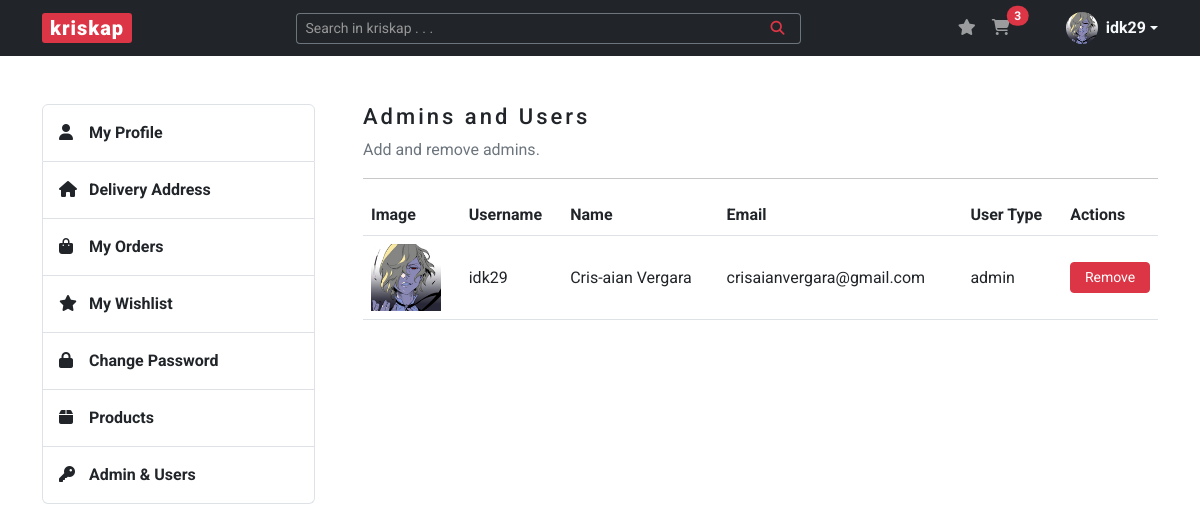
Page /admin (signed in) on the earlier database version.
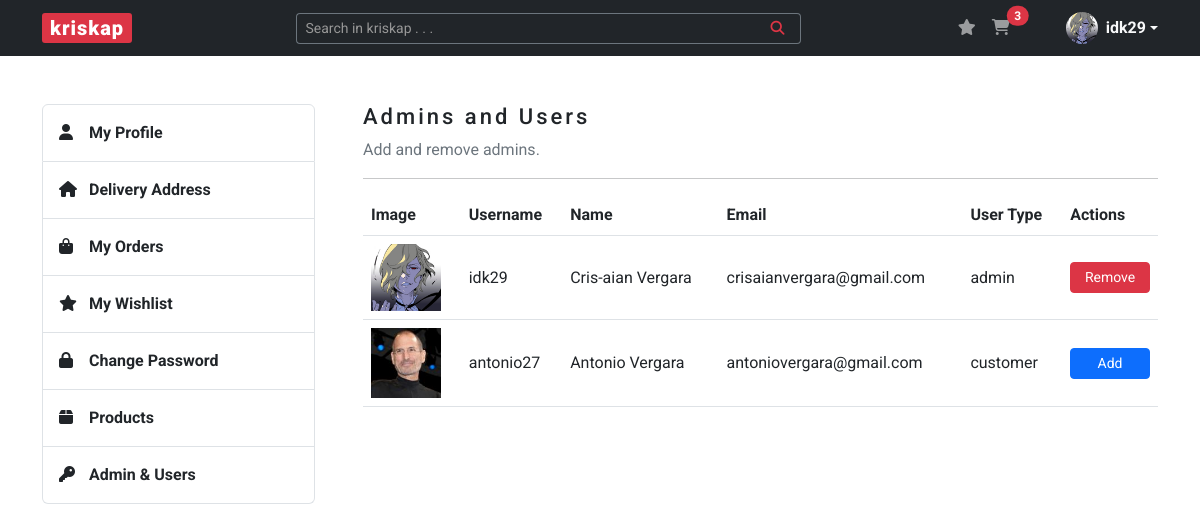
Same page on the later database version.
### kriskap/models.py (models this page shows)
class User(db.Model, UserMixin):
    __tablename__ = "users"
    id = db.Column(db.Integer, primary_key=True)
    user_type = db.Column(db.String(20), nullable=False)
    username = db.Column(db.String(20), unique=True, nullable=False)
    name = db.Column(db.String(100), nullable=False)
    email = db.Column(db.String(100), unique=True, nullable=False)
    image_file = db.Column(db.String(250), nullable=False, default="default.png")
    password = db.Column(db.String(100), nullable=False)
    carts = relationship("Cart", back_populates="buyer")
    wishlists = relationship("Wishlist", back_populates="wisher")
    addresses = relationship("Address", back_populates="buyer")
    orders = relationship("Order", back_populates="buyer")

### kriskap/admins/routes.py (the view)
@admins.route("/admin")
@login_required
@admin_only
def admin():
    users = User.query.all()
    return render_template("admin.html", title="Admin", users=users)

### kriskap/models.py (called while the page is built)
@login_manager.user_loader
def load_user(user_id):
    return User.query.get(int(user_id))

### kriskap/users/utils.py (called while the page is built)
def admin_only(f):
    @wraps(f)
    def decorated_function(*args, **kwargs):
        if current_user.user_type != "admin":
            return abort(403)
        return f(*args, **kwargs)
    return decorated_function

### kriskap/templates/admin.html (shortened to what this page needs)
{% extends "base.html" %}
{% block content %}
    <section id="section-admin" class="content-section mb-5">
        <div class="row justify-content-between">
            {% include "aside.html" %}
            <div class="col-lg-9 ps-lg-5">
                <h3>Admins and Users</h3>
                <p class="text-secondary">Add and remove admins.</p>
                <hr>
                <table class="table">
                    <thead>
                      <tr>
                        <th scope="col">Image</th>
                        <th scope="col">Username</th>
                        <th scope="col">Name</th>
                        <th scope="col">Email</th>
                        <th scope="col">User Type</th>
                        <th scope="col">Actions</th>
                      </tr>
                    </thead>
                    <tbody>
                    {% for user in users %}
                        <tr class="align-middle">
                            <td><img width="70px" src="{{ url_for('static', filename='img/profile_pics/' + user.image_file) }}" alt="Image Preview" class="image_view"></td>
                            <td>{{ user.username }}</td>
                            <td>{{ user.name }}</td>
                            <td>{{ user.email }}</td>
                            <td>{{ user.user_type }}</td>
                            <td>
                                {% if user.user_type != "admin" %}
                                    <a href="{{ url_for('admins.add_admin', user_id = user.id) }}" class="btn btn-primary btn-sm w-100">Add</a>
                                {% else %}
                                    <a href="#removeModal{{ user.id }}" class="btn btn-danger btn-sm w-100" data-bs-toggle="modal">Remove</a>
                                {% endif %}
                            </td>
                        </tr>
                    {% endfor %}
                    </tbody>
                </table>
            </div>
        </div>
    </section>
{% endblock %}

### kriskap/templates/base.html (shortened to what this page needs)
<!DOCTYPE html>
<html lang="en">
<head>
    <link rel="stylesheet" href="https://cdn.jsdelivr.net/npm/bootstrap@5.3.0-alpha1/dist/css/bootstrap.min.css">
    <link rel="stylesheet" href="{{ url_for('static', filename='css/styles.css') }}">
</head>
<body>
    <header>
        <nav class="navbar navbar-expand-lg navbar-dark bg-dark">
            <div class="container">
                <a class="navbar-brand px-2 py-0" href="{{ url_for('main.home') }}">kriskap</a>
                <div class="collapse navbar-collapse" id="navbarSupportedContent">
                    <form method="POST" action="{{ url_for('products.search_product') }}" class="d-flex ms-auto form-search w-50" role="search">
                        <div class="input-group input-group-sm">
                            <input name="search-product" type="text" class="form-control text-bg-dark border-secondary border-end-0" placeholder="Search in kriskap . . ." aria-label="Search in kriskap . . ." aria-describedby="button-addon">
                            <button class="btn btn-outline-danger border-start-0 border-secondary" type="submit" id="button-addon"><i class="fa-solid fa-magnifying-glass px-2"></i></button>
                        </div>
                    </form>
                    <ul class="navbar-nav ms-auto mb-2 mb-lg-0 notification-cart">
                        <li class="nav-item">
                            <a href="{{ url_for('wishlists.wishlist') }}" class="nav-link d-inline-block">
                                <i class="fa-solid fa-star"></i>
                            </a>
                        </li>
                        <li class="nav-item me-5">
                            <a href="{{ url_for('carts.cart') }}" class="nav-link position-relative d-inline-block">
                                <i class="fa-solid fa-cart-shopping"></i>
                                {% if current_user.is_authenticated %}
                                    <span id="cartTotal" class="position-absolute start-100 translate-middle badge rounded-pill bg-danger">
                                        {% set items = [] %}
                                        {{ items | sum }}
                                    </span>
                                {% endif %}
                            </a>
                        </li>
                        {% if current_user.is_authenticated %}
                        <li class="dropdown d-flex align-items-center">
                            <a href="#" class="d-flex align-items-center text-light text-decoration-none dropdown-toggle" data-bs-toggle="dropdown" aria-expanded="false">
                                <img src="{{ url_for('static', filename='img/profile_pics/' + current_user.image_file) }}" alt="" width="32" height="32" class="rounded-circle me-2">
                                <strong>{{ current_user.username }}</strong>
                            </a>
                        </li>
                        {% endif %}
                    </ul>
                </div>
            </div>
        </nav>
    </header>
    <main class="container mt-5">
        {% block content %} {% endblock %}
    </main>
</body>
</html>

### kriskap/templates/aside.html
<aside class="col-lg-3 pe-0 mb-3">
    <div class="list-group">
        <a class="list-group-item list-group-item-action py-3" href="{{ url_for('users.account') }}"><i class="fa-solid fa-user"></i>My Profile</a>
        <a class="list-group-item list-group-item-action py-3" href="{{ url_for('addresses.address') }}"><i class="fa-solid fa-house"></i>Delivery Address</a>
        <a class="list-group-item list-group-item-action py-3" href="{{ url_for('orders.order') }}"><i class="fa-solid fa-bag-shopping"></i>My Orders</a>
        <a class="list-group-item list-group-item-action py-3" href="{{ url_for('wishlists.wishlist') }}"><i class="fa-solid fa-star"></i>My Wishlist</a>
        <a class="list-group-item list-group-item-action py-3" href="{{ url_for('password.change_password') }}"><i class="fa-solid fa-lock"></i>Change Password</a>
        {% if current_user.user_type == "admin" %}
            <a class="list-group-item list-group-item-action py-3" href="{{ url_for('products.product') }}"><i class="fa-solid fa-box"></i>Products</a>
            <a class="list-group-item list-group-item-action py-3" href="{{ url_for('admins.admin') }}"><i class="fa-solid fa-key"></i>Admin & Users</a>
        {% endif %}
    </div>
</aside>

### kriskap/static/css/styles.css (style rules this page uses)
body { font-family: 'Roboto', sans-serif; color: #212529; }
h3, legend { font-size: 1.375rem; font-weight: 500; line-height: 1.65rem; letter-spacing: 3px; }
a { color: #212529; text-decoration: none; }
.navbar-brand { background-color: #DC3545; border-radius: 3px; font-weight: 900; letter-spacing: 1px; }
.form-control::placeholder { color: #979797; opacity: 1; }
.list-group-item { font-weight: 700; }
.list-group-item i { width: 1.875rem; }

Differences in the rows shown:
added User: image_file (picture), username "antonio27", name "Antonio Vergara", email "antoniovergara@gmail.com", user_type "customer"
